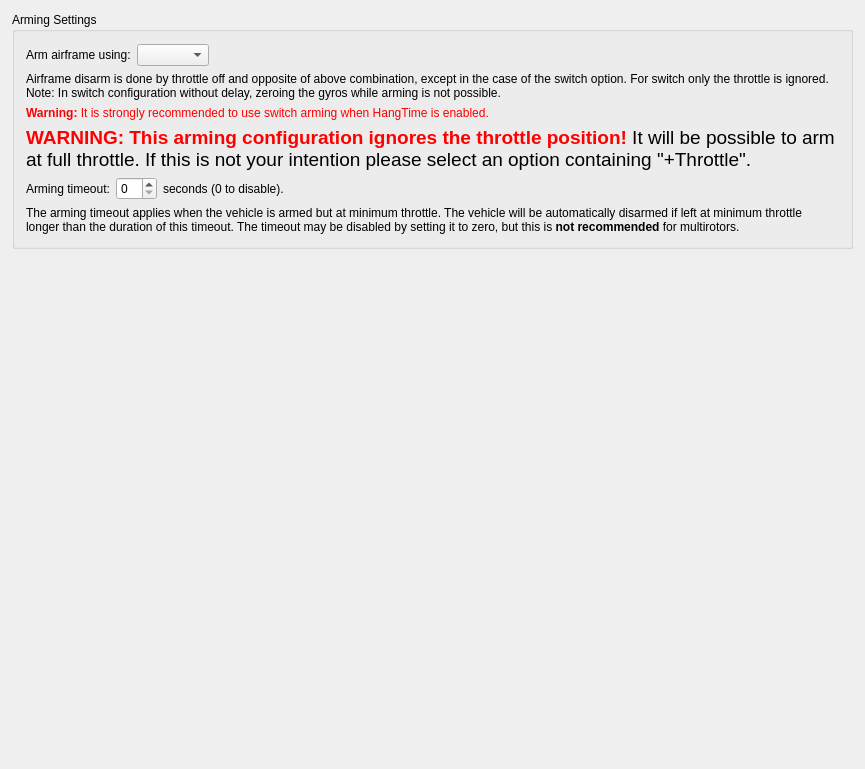
         <widget class="QWidget" name="scrollAreaWidgetContents_2">
          <property name="geometry">
           <rect>
            <x>0</x>
            <y>0</y>
            <width>865</width>
            <height>769</height>
           </rect>
          </property>
          <layout class="QVBoxLayout" name="verticalLayout_2">
           <property name="leftMargin">
            <number>12</number>
           </property>
           <property name="topMargin">
            <number>12</number>
           </property>
           <property name="rightMargin">
            <number>12</number>
           </property>
           <property name="bottomMargin">
            <number>12</number>
           </property>
           <item>
            <widget class="QGroupBox" name="groupBox_6">
             <property name="title">
              <string>Arming Settings</string>
             </property>
             <layout class="QVBoxLayout" name="verticalLayout_7">
              <property name="leftMargin">
               <number>11</number>
              </property>
              <property name="topMargin">
               <number>12</number>
              </property>
              <property name="rightMargin">
               <number>12</number>
              </property>
              <property name="bottomMargin">
               <number>12</number>
              </property>
              <item>
               <layout class="QHBoxLayout" name="horizontalLayout">
                <item>
                 <widget class="QLabel" name="label_17">
                  <property name="font">
                   <font>
                    <weight>50</weight>
                    <bold>false</bold>
                   </font>
                  </property>
                  <property name="text">
                   <string>Arm airframe using:</string>
                  </property>
                 </widget>
                </item>
                <item>
                 <widget class="QComboBox" name="armControl">
                  <property name="focusPolicy">
                   <enum>Qt::StrongFocus</enum>
                  </property>
                  <property name="toolTip">
                   <string>Indicate the control used for arming the airframe, in addition to setting the throttle to its minimum position. In other terms &quot;Throttle Off&quot;.</string>
                  </property>
                 </widget>
                </item>
                <item>
                 <spacer name="horizontalSpacer">
                  <property name="orientation">
                   <enum>Qt::Horizontal</enum>
                  </property>
                  <property name="sizeHint" stdset="0">
                   <size>
                    <width>40</width>
                    <height>20</height>
                   </size>
                  </property>
                 </spacer>
                </item>
               </layout>
              </item>
              <item>
               <widget class="QLabel" name="label_3">
                <property name="text">
                 <string>&lt;html&gt;&lt;head/&gt;&lt;body&gt;&lt;p&gt;Airframe disarm is done by throttle off and opposite of above combination, except in the case of the switch option. For switch only the throttle is ignored. Note: In switch configuration without delay, zeroing the gyros while arming is not possible.&lt;/p&gt;&lt;/body&gt;&lt;/html&gt;</string>
                </property>
                <property name="wordWrap">
                 <bool>true</bool>
                </property>
               </widget>
              </item>
              <item>
               <widget class="QLabel" name="lblHangTimeWarning">
                <property name="text">
                 <string>&lt;html&gt;&lt;head/&gt;&lt;body&gt;&lt;p&gt;&lt;span style=&quot; font-weight:600; color:#ff0000;&quot;&gt;Warning:&lt;/span&gt;&lt;span style=&quot; color:#ff0000;&quot;&gt; It is strongly recommended to use switch arming when HangTime is enabled.&lt;/span&gt;&lt;/p&gt;&lt;/body&gt;&lt;/html&gt;</string>
                </property>
               </widget>
              </item>
              <item>
               <widget class="QLabel" name="lblThrottleCheckWarn">
                <property name="text">
                 <string>&lt;html&gt;&lt;head/&gt;&lt;body&gt;&lt;p&gt;&lt;span style=&quot; font-size:14pt; font-weight:600; color:#ff0000;&quot;&gt;WARNING: This arming configuration ignores the throttle position!&lt;/span&gt;&lt;span style=&quot; font-size:14pt;&quot;&gt; It will be possible to arm at full throttle. If this is not your intention please select an option containing &amp;quot;+Throttle&amp;quot;.&lt;/span&gt;&lt;/p&gt;&lt;/body&gt;&lt;/html&gt;</string>
                </property>
                <property name="wordWrap">
                 <bool>true</bool>
                </property>
               </widget>
              </item>
              <item>
               <layout class="QHBoxLayout" name="horizontalLayout_2">
                <item>
                 <widget class="QLabel" name="label_18">
                  <property name="text">
                   <string>Arming timeout:</string>
                  </property>
                 </widget>
                </item>
                <item>
                 <widget class="QSpinBox" name="armTimeout">
                  <property name="focusPolicy">
                   <enum>Qt::StrongFocus</enum>
                  </property>
                  <property name="toolTip">
                   <string>&lt;html&gt;&lt;head/&gt;&lt;body&gt;&lt;p&gt;After the time indicated here, the vehicle will go back to disarmed state.&lt;/p&gt;&lt;p&gt;Set to 0 to disable (recommended for soaring fixed wings).&lt;/p&gt;&lt;/body&gt;&lt;/html&gt;</string>
                  </property>
                  <property name="maximum">
                   <number>64</number>
                  </property>
                 </widget>
                </item>
                <item>
                 <widget class="QLabel" name="label_19">
                  <property name="text">
                   <string>seconds (0 to disable).</string>
                  </property>
                 </widget>
                </item>
                <item>
                 <spacer name="horizontalSpacer_2">
                  <property name="orientation">
                   <enum>Qt::Horizontal</enum>
                  </property>
                  <property name="sizeHint" stdset="0">
                   <size>
                    <width>40</width>
                    <height>20</height>
                   </size>
                  </property>
                 </spacer>
                </item>
               </layout>
              </item>
              <item>
               <widget class="QLabel" name="label_4">
                <property name="text">
                 <string>&lt;html&gt;&lt;head/&gt;&lt;body&gt;&lt;p&gt;The arming timeout applies when the vehicle is armed but at minimum throttle. The vehicle will be automatically disarmed if left at minimum throttle longer than the duration of this timeout. The timeout may be disabled by setting it to zero, but this is &lt;span style=&quot; font-weight:600;&quot;&gt;not recommended&lt;/span&gt; for multirotors.&lt;/p&gt;&lt;/body&gt;&lt;/html&gt;</string>
                </property>
                <property name="wordWrap">
                 <bool>true</bool>
                </property>
               </widget>
              </item>
             </layout>
            </widget>
           </item>
           <item>
            <spacer name="verticalSpacer">
             <property name="orientation">
              <enum>Qt::Vertical</enum>
             </property>
             <property name="sizeHint" stdset="0">
              <size>
               <width>20</width>
               <height>467</height>
              </size>
             </property>
            </spacer>
           </item>
          </layout>
         </widget>
